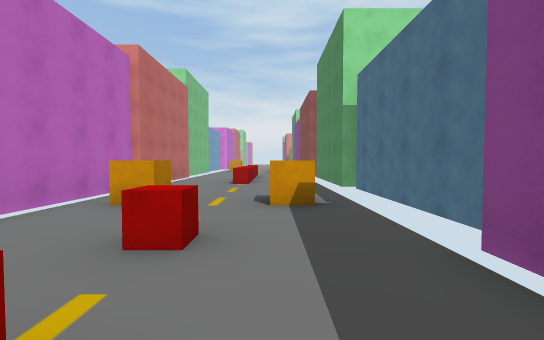
View 1 (above)

13 first-person views from a walk through a 3-D level made in the Unity game engine. The camera is 1.5 m above the floor, tilts 2° down and sees 90° across. The floor is counted in squares, 2 m on a side. Each view is taken from the middle of a square. On the plan, view 1 faces up. The plan holds only what a view shows up to about 10 squares ahead; the rest is blank. The place goes on beyond the plan. The player character is not drawn.

View 2
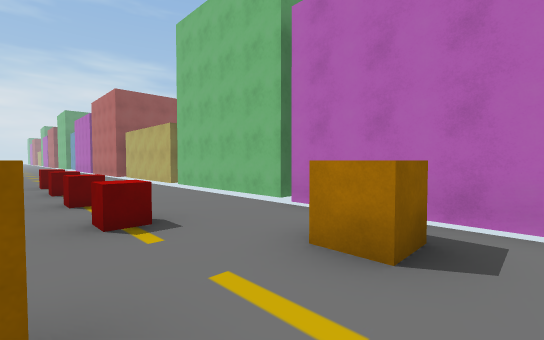

View 3
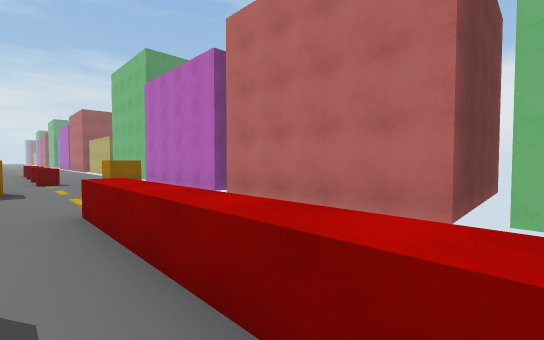

View 4
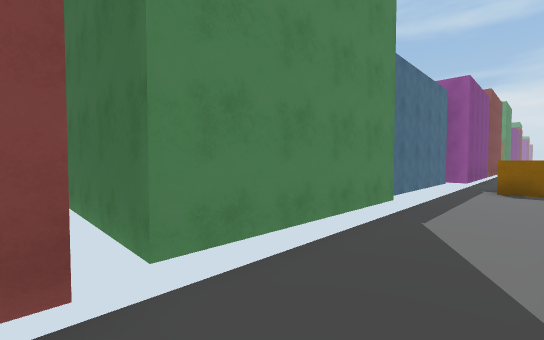

View 5
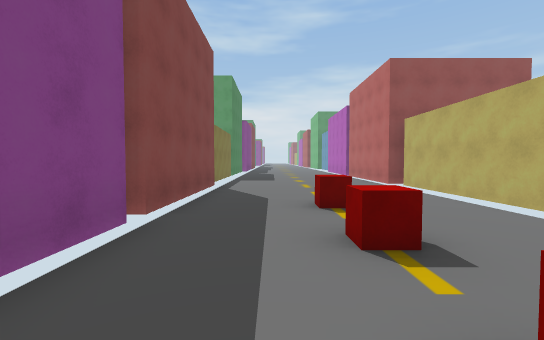

View 6
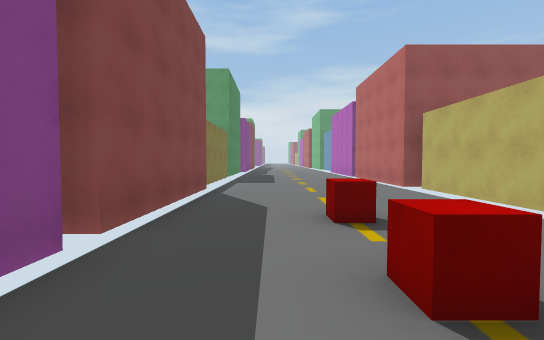

View 7
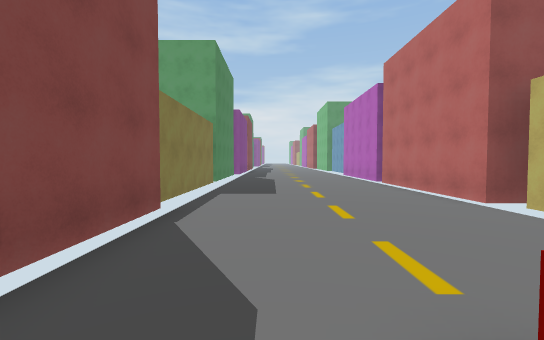

View 8
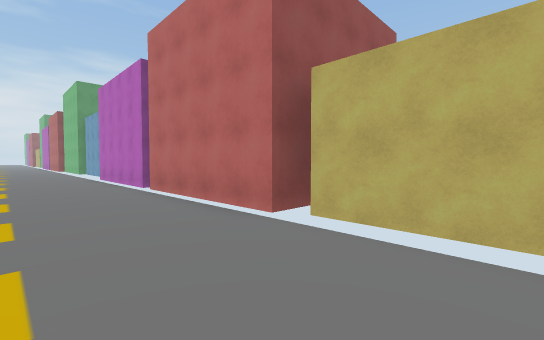

View 9
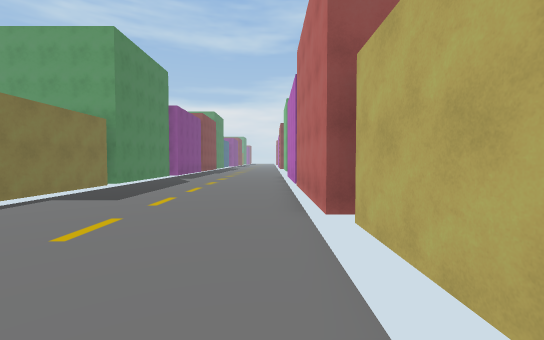

View 10
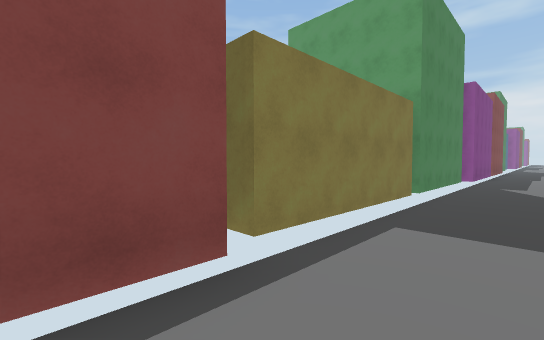

View 11
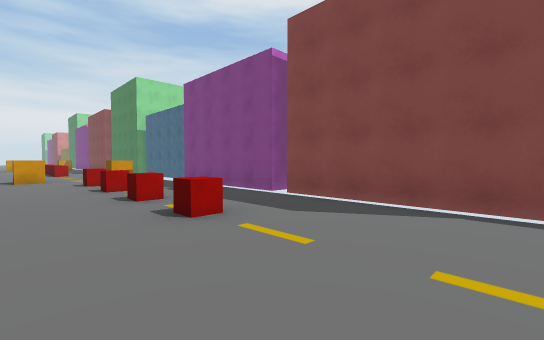

View 12
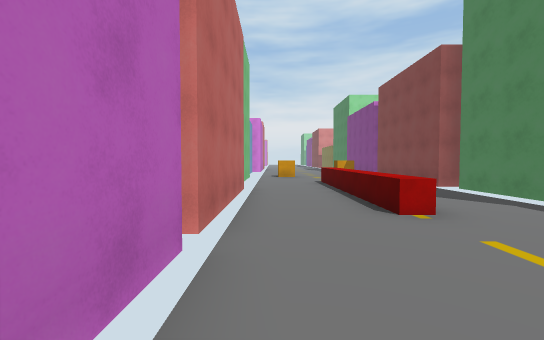

View 13
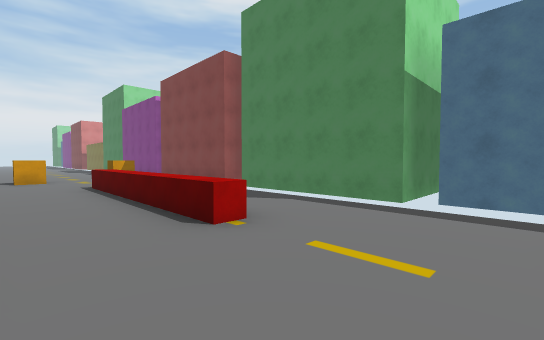

### Floor plan
Key: @ floor where view 1 was taken; # wall or solid block; x gap in a wall; . floor; ^ raised ledge; C cube.
Columns run from 6 left of view 1 to 4 right of it. Each row starts with its distance up from view 1.
 13   #..^..#
 12 ###..^..###
 11   #..^..#
 10   #..^..#
  9   #..^..#
  8   #.....###
  7   #.....#
  6   #.....#
  5   #.C.C.#
  4   #.....#
  3   #.....#
  2   #..x..#
  1   #..x..#
  0   #..x@.#
 -1   #..x..#
 -2   #..x..#
 -3   #..x..#
 -4   #.....#
 -5   #.....#
 -6   #.....#
 -7   #.....#
 -8  ##.....##
 -9   #.....#
-10   #.....#
-11   #.....#
-12   #.....#
-13   #.....#
-14   #.....#

Positions as (right, up) in squares from view 1, and headings:
1: (0, 0), facing up
2: (0, 6), facing down-left
3: (0, 13), facing down-left
4: (0, 13), facing down-right
5: (0, 1), facing down
6: (0, 0), facing down
7: (0, -3), facing down
8: (-1, -5), facing down-left
9: (-3, -4), facing down
10: (0, -6), facing down-right
11: (-3, -7), facing up-right
12: (-3, 5), facing up
13: (-3, 6), facing up-right
